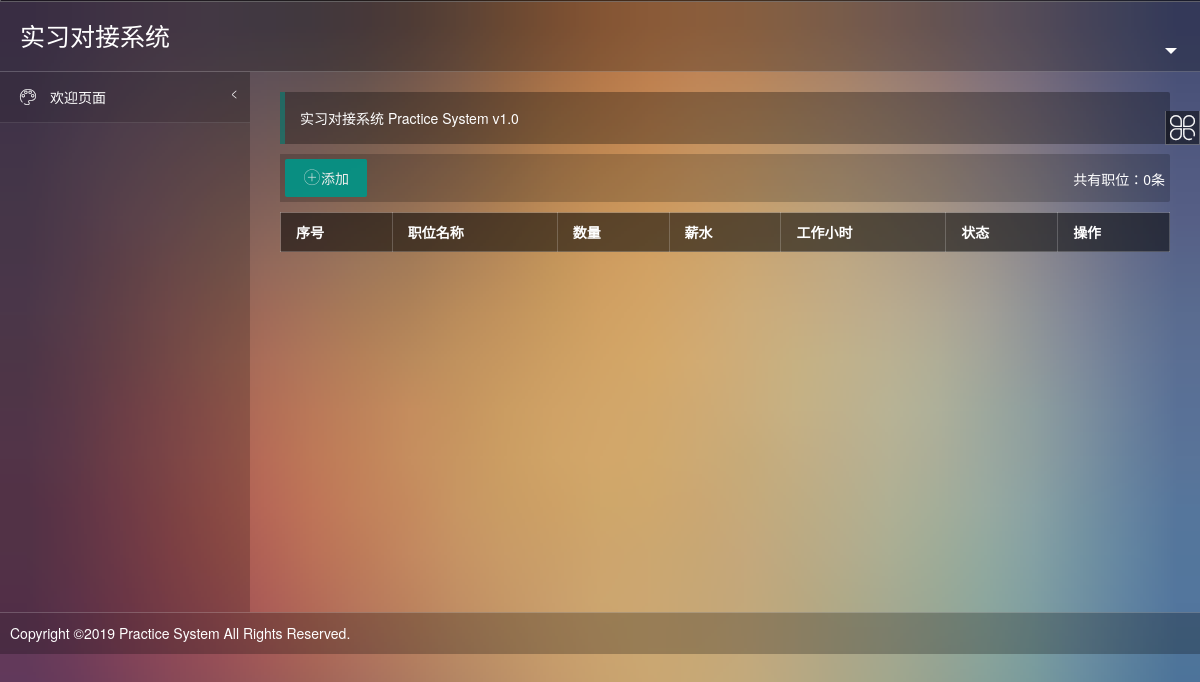
Page /practice/enterprise/postjobs/ (signed in) on the earlier database version.
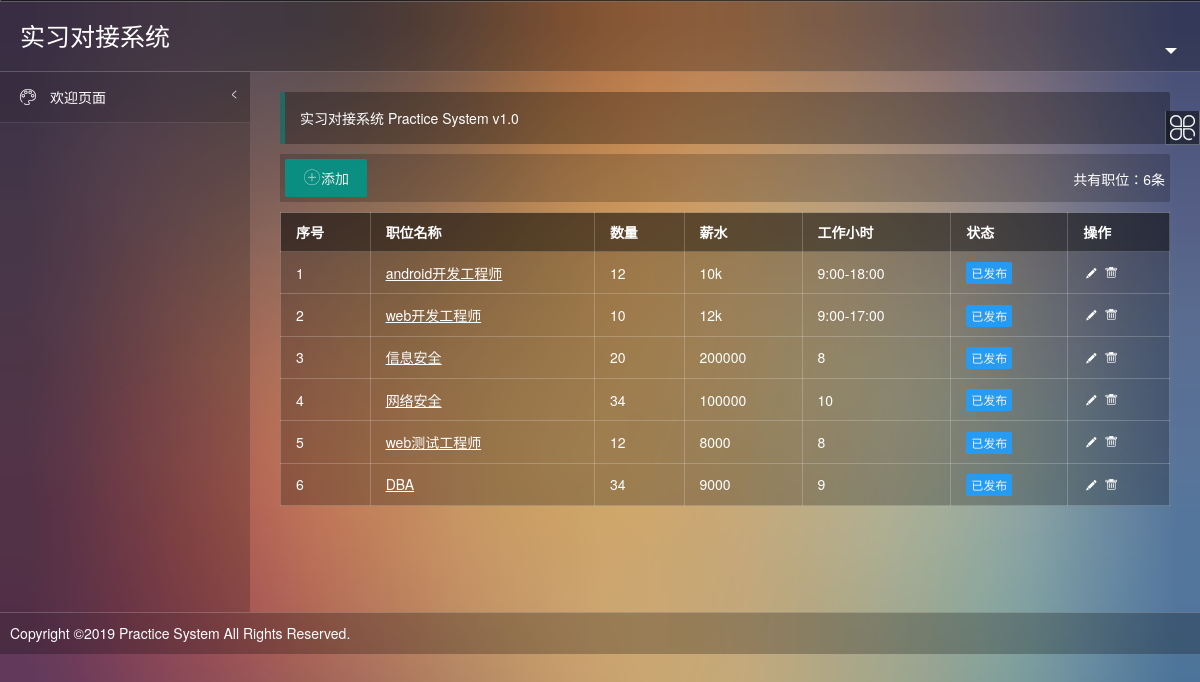
Same page on the later database version.
### practice/models.py (models this page shows, shortened)
class Job(models.Model):
    job_id = models.IntegerField(primary_key=True,  db_column='job_id')
    ent_id = models.ForeignKey(Enterprise,  db_column='ent_id',  on_delete=models.CASCADE)
    job_name = models.CharField(max_length=20)
    job_desc = models.CharField(max_length=100)
    employ_num = models.IntegerField(default=0)
    salary = models.IntegerField(default=0)
    job_time = models.IntegerField(default=0)

### practice/enterprise/views.py (the view)
# urls.py: path('postjobs/', views.postjobs, name='postjobs'),
def postjobs(request):
    session = request.session
    role_id = int(session['role_id'])
    ent_id = int(session['user_id'])
    context = {}
    menu = daoapp.getMenu(role_id=role_id)
    username = daoapp.getUsername(role_id, ent_id)
    jobs = daoapp.getJobs(ent_id)
    context['menu'] = menu
    context['username'] = username
    context['role_name'] = 'enterprise'
    context['jobs'] = jobs
    return render(request, 'practice/jobslist.html', context)

### practice/daoapp.py (called while the page is built)
def getMenu(role_id):
    role_id = int(role_id)
    datas = Menu.objects.filter(role_id = role_id)
    parentMenu = {}
    menu = {}
    for m in datas:
        if m.parent_id == 0:
            parentMenu[m.menu_id] = m.menu_name
            menu[m.menu_name] = {}
            menu[m.menu_name][m.menu_name] = m.url_name
    for m in datas:
        if m.parent_id != 0:
            pmenuname = parentMenu[m.parent_id]
            if pmenuname in menu[pmenuname].keys():
                del menu[pmenuname][pmenuname]
            menu[pmenuname][m.menu_name] = m.url_name
    return menu

def getUsername(role_id, user_id):
    username = ''
    if not isinstance(role_id, int) or not isinstance(user_id, int):
        return None
    if role_id == 2:    #如果是老师
        username = Teacher.objects.get(tea_id=user_id).tea_name
    elif role_id == 3:  #如果是企业
        username = Enterprise.objects.get(ent_id=user_id).ent_name
    elif role_id == 4:  #如果是学生
        username = Student.objects.get(stu_id=user_id).stu_name
    return username

def getJobs(ent_id):
    jobs = Job.objects.filter(ent_id=ent_id)
    return jobs

### practice/templates/practice/jobslist.html (shortened to what this page needs)
{% extends 'practice/template.html' %}
{% block frame %}
<xblock><button class="layui-btn" onclick="member_add('添加岗位','/practice/enterprise/addjob/','800','500')"><i class="layui-icon">&#xe608;</i>添加</button><span class="x-right" style="line-height:40px">共有职位：{{ jobs|length }}条</span></xblock>
<table class="layui-table">
    <thead>
    <tr>
        <th>
            序号
        </th>
        <th>
            职位名称
        </th>
        <th>
            数量
        </th>
        <th>
            薪水
        </th>
        <th>
            工作小时
        </th>
        <th>
            状态
        </th>
        <th>
            操作
        </th>
    </tr>
    </thead>
    <tbody>
    {% for job in jobs %}
    <tr>
        <td>
            {{ forloop.counter }}
        </td>
        <td>
            <u style="cursor:pointer" onclick="member_show('{{ job.job_name }}','/practice/enterprise/showjob/?job_id={{ job.job_id }}','800','500')">
                {{ job.job_name }}
            </u>
        </td>
        <td >
            {{ job.employ_num }}
        </td>
        <td >
            {{ job.salary }}
        </td>
        <td >
            {{ job.job_time }}
        </td>
        <td class="td-status">
                            <span class="layui-btn layui-btn-normal layui-btn-mini">
                                已发布
                            </span>
        </td>
        <td class="td-manage">
            <a title="编辑" href="javascript:;" onclick="member_edit('编辑','/practice/enterprise/updatejob/?job_id={{ job.job_id }}','800','500')"
               class="ml-5" style="text-decoration:none">
                <i class="layui-icon">&#xe642;</i>
            </a>
            <a title="删除" href="javascript:;" onclick="member_del(this, {{ job.job_id }})"
               style="text-decoration:none">
                <i class="layui-icon">&#xe640;</i>
            </a>
        </td>
    </tr>
    {% endfor %}
    </tbody>
</table>
{% endblock %}

### practice/templates/practice/template.html (shortened to what this page needs)
<!doctype html>
<html lang="en">
<head>
{% load static %}
    <link rel="stylesheet" href="{% static 'practice/css/font.css' %}">
	<link rel="stylesheet" href="{% static 'practice/css/xadmin.css' %}">
    <link rel="stylesheet" href="{% static 'practice/css/swiper.min.css' %}">
</head>
<body>
    <div class="container">
        <div class="logo"><a href="{% url 'practice:index' %}">实习对接系统</a></div>
        <ul class="layui-nav right" lay-filter="">
        </ul>
    </div>
    <div class="wrapper">
        <div class="left-nav">
            <div id="side-nav">
                <ul id="nav">
                    <li class="list" current>
                        <a href="{% url 'practice:index' %}">
                            <i class="iconfont">&#xe761;</i>
                            欢迎页面
                            <i class="iconfont nav_right">&#xe697;</i>
                        </a>
                    </li>
                </ul>
            </div>
        </div>
        <div class="page-content">
          <div class="content">
            <blockquote class="layui-elem-quote">
                实习对接系统 Practice System <span class="f-14">v1.0</span>
            </blockquote>
            {% block frame %}
            {% endblock %}
          </div>
        </div>
    </div>
    <div class="footer">
        <div class="copyright">Copyright ©2019 Practice System All Rights Reserved.</div>
    </div>
	<div class="bg-changer">
        <div id="changer-set"><i class="iconfont">&#xe696;</i></div>
    </div>
</body>
</html>

### practice/static/practice/css/xadmin.css (style rules this page uses)
* { margin: 0px; padding: 0px; font-family: "Helvetica Neue", Helvetica, Arial, sans-serif; }
a { text-decoration: none; }
html { width: 100%; }
body { width: 100%; background-color: #54364a; background-image: url(../images/a.jpg); background-repeat: no-repeat; background-size: cover; color: #ffffff; }
.bg-changer { position: fixed; left: 0px; top: -110px; width: 100%; }
.bg-changer #changer-set { position: fixed; top: 111px; right: 0px; width: 33px; height: 33px; background: rgba(0,0,0,0.5); border: 1px solid rgba(255,255,255, 0.3); border-top: 0px; color: #fff; text-align: center; line-height: 33px; cursor: pointer; }
.bg-changer #changer-set i { display: block; font-size: 25px; -webkit-transform:translate3d(0,0,0); -moz-transform:translate3d(0,0,0); transform:translate3d(0,0,0); -webkit-animation:play 3s linear infinite; -moz-animation:play 3s linear infinite; animation:play 3s linear infinite; }
.container { width: 100%; height: 71px; background-color: rgba(0, 0, 0, 0.25); border-bottom: 1px solid rgba(255, 255, 255, 0.2); }
.container .logo { float: left; color: #fff; font-size: 25px; padding-left: 20px; line-height: 71px; }
.container .right { float: right; }
.wrapper { display: table; position: relative; width: 100%; }
.wrapper .left-nav { background-color: rgba(0, 0, 0, 0.20); color: #FFF; display: table-cell; float: none!important; vertical-align: top; max-width: 250px; }
.wrapper .left-nav #nav li { width: 250px; background-color: rgba(0, 0, 0, 0.1); border-bottom: 1px solid rgba(255, 255, 255, 0.1); }
.wrapper .left-nav #nav li a { width: 230px; color: #fff; font-size: 14px; padding: 15px 15px 15px 20px; display: block; }
.wrapper .left-nav #nav li a i { padding-right: 10px; line-height: 16px; }
.wrapper .left-nav #nav li .nav_right { float: right; font-size: 12px; }
.wrapper .page-content { color: #FFF; padding: 20px 30px; display: table-cell; float: none!important; word-wrap:break-word; word-break:break-all; }
.wrapper .page-content .content { min-height: 500px; }
xblock { display: block; margin-bottom: 10px; padding: 5px; line-height: 22px; border-radius: 0 2px 2px 0; background-color: rgba(0,0,0,0.2); }
.x-right { float: right; }
.footer { width: 100%; background-color: rgba(0, 0, 0, 0.25); border-top: 1px solid rgba(255, 255, 255, 0.2); line-height: 41px; color: #fff; }
.footer .copyright { margin-left: 10px; }
@media screen and (min-width: 1024px) { .wrapper .left-nav { width: 250px; } }
@media screen and (min-width: 1024px) { .wrapper .left-nav #side-nav { display: block; } }

Differences in the rows shown:
added Job: job_name "android开发工程师", employ_num "12", salary "10k", job_time "9:00-18:00"
added Job: job_name "web开发工程师", employ_num "10", salary "12k", job_time "9:00-17:00"
added Job: job_name "信息安全", employ_num "20", salary "200000", job_time "8"
added Job: job_name "网络安全", employ_num "34", salary "100000", job_time "10"
added Job: job_name "web测试工程师", employ_num "12", salary "8000", job_time "8"
added Job: job_name "DBA", employ_num "34", salary "9000", job_time "9"
Other differences:
{{ jobs|length }}: "0" → "6"
